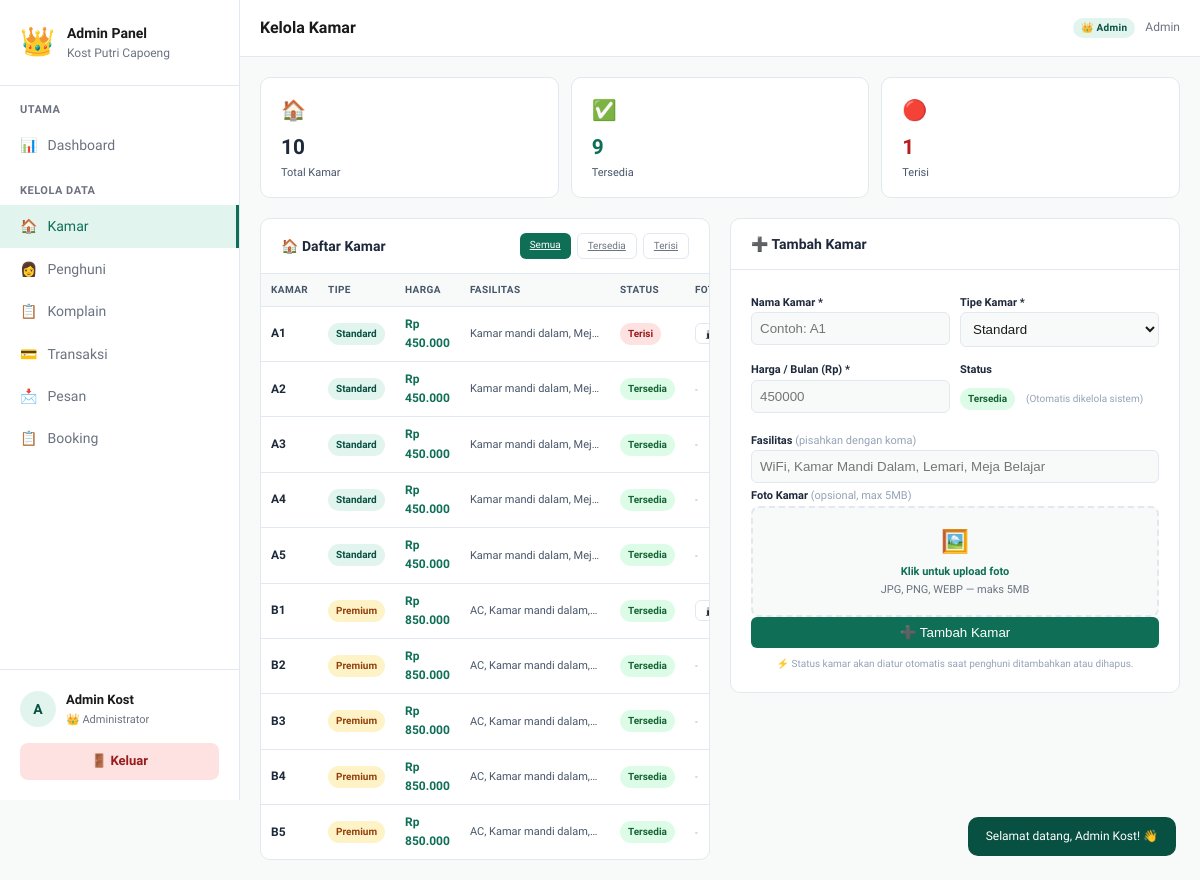
/admin.php?page=kamar (signed in), run on an earlier commit of the app's database.
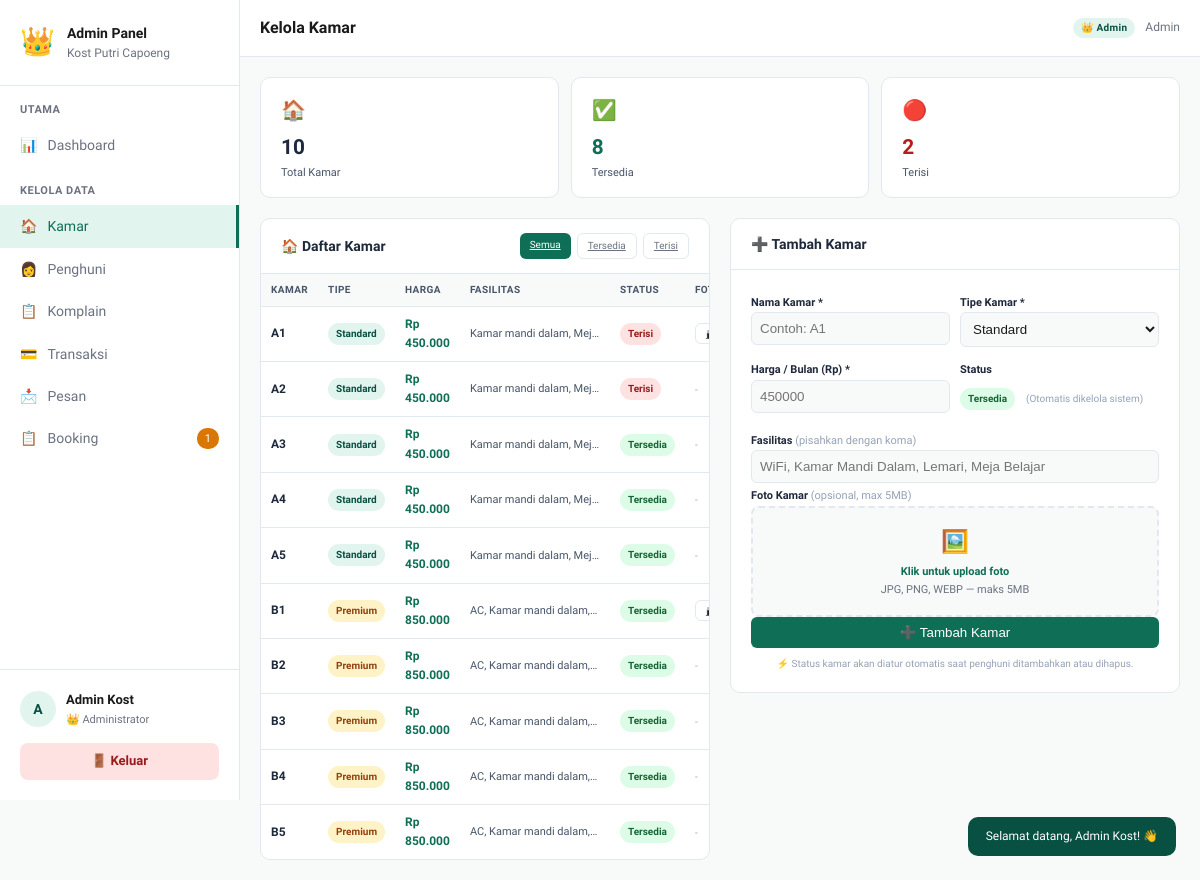
And on a later commit of the database.
### tables this page shows
CREATE TABLE `tb_kamar` (
  `id` int NOT NULL,
  `nama` varchar(50) NOT NULL,
  `tipe` enum('Standard','Premium') NOT NULL,
  `harga` int NOT NULL,
  `status` enum('tersedia','terisi') DEFAULT 'tersedia',
  `fasilitas` text,
  `foto` varchar(255) DEFAULT ''
);

### admin.php (called while the page is built, shortened)
<?php
require_once 'config.php';
$page = $_GET['page'] ?? 'dashboard';
$page_map = [
    'dashboard'  => ['file' => 'admin/page/dashboard.php',  'title' => 'Dashboard'],
    'kamar'      => ['file' => 'admin/page/kamar.php',      'title' => 'Kelola Kamar'],
    'penghuni'   => ['file' => 'admin/page/penghuni.php',   'title' => 'Data Penghuni'],
    'komplain'   => ['file' => 'admin/page/komplain.php',   'title' => 'Manajemen Komplain'],
    'transaksi'  => ['file' => 'admin/page/transaksi.php',  'title' => 'Manajemen Transaksi'],
    'pesan'      => ['file' => 'admin/page/pesan.php',      'title' => 'Manajemen Pesan'],
    'booking'    => ['file' => 'admin/page/booking.php',    'title' => 'Manajemen Booking'],
];
$activePage = $page;
include 'admin/header.php';
include $page_map[$page]['file'];
include 'admin/footer.php';

### config.php (called while the page is built, shortened)
<?php
function getDB() {
    static $conn = null;
    if ($conn !== null) return $conn;
    $c = new mysqli(DB_HOST, DB_USER, DB_PASS, DB_NAME);
    $c->set_charset('utf8mb4');
    $conn = $c;
    return $conn;
}
function getKamarData() {
    $db = getDB();
    $result = $db->query("SELECT * FROM tb_kamar ORDER BY id ASC");
    $rows = [];
    while ($row = $result->fetch_assoc()) $rows[] = $row;
    return $rows;
}

### admin/page/kamar.php (the view, shortened to what the changed rows need)
<?php
$kamar_data = getKamarData();
$filtered   = $kamar_data;
$tersedia = count(array_filter($kamar_data, fn($k) => $k['status']==='tersedia'));
$terisi   = count($kamar_data) - $tersedia;
?>
<div class="admin-stats-grid" style="grid-template-columns:repeat(3,1fr);margin-bottom:1.25rem;">
  <div class="admin-stat-card"><div class="admin-stat-icon">✅</div><div class="admin-stat-val" style="color:#0F6E56;"><?= $tersedia ?></div><div class="admin-stat-lbl" style="color:#475569;">Tersedia</div></div>
  <div class="admin-stat-card"><div class="admin-stat-icon">🔴</div><div class="admin-stat-val" style="color:#b91c1c;"><?= $terisi ?></div><div class="admin-stat-lbl" style="color:#475569;">Terisi</div></div>
</div>
<div class="admin-grid-2" style="align-items:start;">
  <div class="admin-card" style="grid-column: span 1;">
    <div class="admin-table-wrap">
      <table class="admin-table">
        <thead>
          <tr>
            <th style="color:#475569;">Kamar</th>
            <th style="color:#475569;">Tipe</th>
            <th style="color:#475569;">Harga</th>
            <th style="color:#475569;">Fasilitas</th>
            <th style="color:#475569;">Status</th>
            <th style="color:#475569;">Foto</th>
          </tr>
        </thead>
        <tbody>
        <?php foreach($filtered as $k): ?>
        <tr>
          <td style="font-weight:700;color:#1e293b;"><?= $k['nama'] ?></td>
          <td><span class="admin-badge <?= strtolower($k['tipe'])==='premium'?'admin-badge-premium':'admin-badge-standard' ?>"><?= $k['tipe'] ?></span></td>
          <td style="color:#0F6E56;font-weight:600;">Rp <?= number_format($k['harga'],0,',','.') ?></td>
          <td style="font-size:11px;color:#475569;max-width:150px;overflow:hidden;text-overflow:ellipsis;white-space:nowrap;" title="<?= $k['fasilitas'] ?>"><?= $k['fasilitas'] ?></td>
          <td>
            <?php if ($k['status'] === 'terisi'): ?>
              <span class="admin-badge admin-badge-terisi" style="background:#fee2e2;color:#991b1b;">Terisi</span>
            <?php else: ?>
              <span class="admin-badge admin-badge-tersedia" style="background:#dcfce7;color:#166534;">Tersedia</span>
            <?php endif; ?>
          </td>
          <td>
            <?php if (!empty($k['foto'])): ?>
              <a href="uploads/<?= $k['foto'] ?>" target="_blank" class="admin-btn admin-btn-outline admin-btn-sm" title="Lihat Foto">📷</a>
            <?php else: ?>
              <span style="color:#94a3b8;font-size:10px;">-</span>
            <?php endif; ?>
          </td>
        </tr>
        <?php endforeach; ?>
        </tbody>
      </table>
    </div>
  </div>
</div>

### admin/header.php (shortened to what the changed rows need)
<!DOCTYPE html>
<html lang="id">
<head>
<link rel="stylesheet" href="style.css">
<link rel="stylesheet" href="admin.css">
</head>
<body class="admin-body">
<?php
$kamar_all     = getKamarData();
$db_booking = getDB();
if ($db_booking) {
    $result = $db_booking->query("SELECT COUNT(*) as total FROM tb_booking WHERE status='menunggu'");
    $row = $result->fetch_assoc();
    $booking_baru = $row['total'] ?? 0;
} else {
    $booking_baru = count(array_filter($_SESSION['demo_booking'] ?? [], fn($b) => $b['status'] === 'menunggu'));
}
?>
<div class="admin-layout">
  <aside class="admin-sidebar" id="sidebar">
    <nav class="admin-nav">
      <div class="admin-nav-section">
        <a href="admin.php?page=booking" class="admin-nav-item <?= $activePage==='booking'?'active':'' ?>">
          <span class="ani">📋</span> Booking
          <?php if($booking_baru > 0): ?>
          <span class="admin-nav-badge" style="background:#d97706;"><?= $booking_baru ?></span>
          <?php endif; ?>
        </a>
      </div>
    </nav>
  </aside>
  <div class="admin-main">
    <main class="admin-page-content">

What changed in the data, as far as the page shows it:
changed tb_kamar (number 2 of 10 on the later page): status "Tersedia" → "Terisi"
Also different on the page:
$booking_baru: (not shown) → "1"
$tersedia: "9" → "8"
$terisi: "1" → "2"
